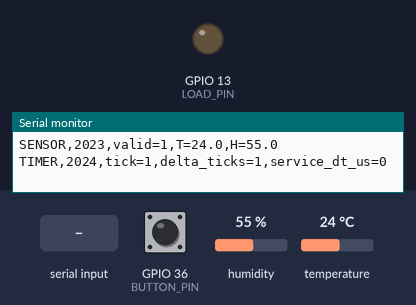
Bench run of a sketch on a simulated ESP32. Parts: output pins drawn as LEDs (lit = HIGH), the last lines printed to the serial monitor. The test bench sets the inputs (shaded band); at power-on: GPIO 36 (BUTTON_PIN) HIGH, humidity 55 %, temperature 24 °C.

Above: at 2.8 s.
2.9 s: "ON\n" received over Serial
At 4.0 s:
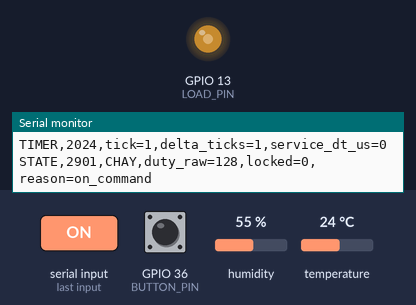
4.4 s: "OFF\n" received over Serial
At 5.1 s:
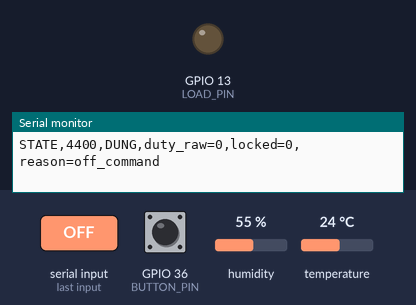
Timing chart, 0 to 7.4 s (numbered marks = the images above; inputs shaded):
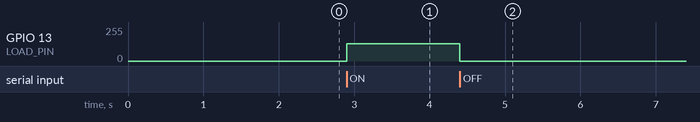

The sketch:

control.ino
```cpp
#include <Arduino.h>
#include <DHT.h>
#include <esp_arduino_version.h>

#if ESP_ARDUINO_VERSION_MAJOR < 3
#error "TH03 requires Arduino-ESP32 3.x (timerBegin/ledcAttach APIs)."
#endif

// Farm House rev1.0.1, sheet 4/5: ESP32-DEVKITC-32E.
constexpr uint8_t LOAD_PIN = 13;    // ARRAY_LED3 -> U11 -> Q10 -> J11.
constexpr uint8_t DHT_PIN = 14;     // DATA_RH -> R28 -> J1, DHT11.
constexpr uint8_t BUTTON_PIN = 36;  // FUNC_BUT / SENSOR_VP: external pull-up required.
constexpr uint32_t MAX_RUN_MS = 15000;
constexpr uint32_t SENSOR_PERIOD_MS = 2000;
constexpr uint32_t SENSOR_STALE_MS = 3000;
constexpr uint32_t TIMER_PERIOD_US = 2000000;
constexpr uint32_t DEBOUNCE_MS = 25;
constexpr uint32_t PWM_HZ = 1000;
constexpr uint8_t PWM_BITS = 8;

// Assumption: HIGH at U11 VIN turns Q10 ON. Verify U11 polarity with load
// disconnected before applying VDC. Software cannot guarantee reset-time OFF.
enum class State : uint8_t { STOPPED, RUNNING, FAULT };
State state = State::STOPPED;
DHT dht(DHT_PIN, DHT11);
hw_timer_t *hardwareTimer = nullptr;
volatile uint32_t buttonEdges = 0;
volatile uint32_t timerTicks = 0;

bool pwmReady = false, hardwareReady = false, sensorValid = false;
bool restartLocked = false, debounceEnabled = true;
bool requestStart = false, requestStop = false, requestReset = false;
const char *pendingFault = nullptr;
uint32_t startedAt = 0, lastSensorAt = 0, lastValidAt = 0;
uint8_t dutyPercent = 50, outputDuty = 0;
float temperature = NAN, humidity = NAN;

// ISR bodies only increment counters. No Serial, delay, DHT or PWM here.
void ARDUINO_ISR_ATTR onButton() { ++buttonEdges; }
void ARDUINO_ISR_ATTR onTimer() { ++timerTicks; }

const char *stateName() {
  switch (state) {
    case State::RUNNING: return "CHAY";
    case State::FAULT: return "LOI";
    default: return "DUNG";
  }
}

void switchOff() {
  if (pwmReady && !ledcWrite(LOAD_PIN, 0)) {
    ledcDetach(LOAD_PIN);
    pwmReady = false;
    hardwareReady = false;
    restartLocked = true;
  }
  if (!pwmReady) {
    digitalWrite(LOAD_PIN, LOW);
    pinMode(LOAD_PIN, OUTPUT);
  }
  outputDuty = 0;
}

void reportState(const char *reason) {
  Serial.printf("STATE,%lu,%s,duty_raw=%u,locked=%u,reason=%s\n",
                millis(), stateName(), outputDuty, restartLocked, reason);
}

void stopLoad(const char *reason, bool lockRestart) {
  switchOff();
  if (lockRestart) restartLocked = true;
  state = State::STOPPED;
  reportState(reason);
}

bool sensorUsable(uint32_t now) {
  return sensorValid && uint32_t(now - lastValidAt) <= SENSOR_STALE_MS;
}

// Highest priority: fault -> timeout -> OFF -> RESET -> ON.
// Requests are consumed once; ON while running never extends the deadline.
void updateState() {
  const uint32_t now = millis();
  const bool start = requestStart, stop = requestStop, reset = requestReset;
  const char *fault = pendingFault;
  requestStart = requestStop = requestReset = false;
  pendingFault = nullptr;
  if (!fault && state == State::RUNNING && !sensorUsable(now)) {
    fault = "sensor_invalid_or_stale";
  }
  if (fault) {
    switchOff();                 // Cut power command before printing anything.
    restartLocked = true;
    state = State::FAULT;
    reportState(fault);
    stopLoad("fault_to_stop", true);
    return;
  }
  if (state == State::RUNNING && uint32_t(now - startedAt) >= MAX_RUN_MS) {
    stopLoad("timeout", true);
    return;
  }
  if (stop) {
    stopLoad("off_command", false);
    return;
  }
  if (reset) {
    if (state == State::STOPPED && hardwareReady && sensorUsable(now)) {
      restartLocked = false;
      reportState("reset_ok_send_new_ON");
    } else {
      reportState("reset_rejected");
    }
    return;                      // RESET + ON in one batch cannot start a load.
  }
  if (start && state == State::STOPPED) {
    if (restartLocked || !hardwareReady || !sensorUsable(now)) {
      reportState("start_rejected");
      return;
    }
    const uint8_t raw = (uint16_t(dutyPercent) * 255 + 50) / 100;
    if (!ledcWrite(LOAD_PIN, raw)) {
      pendingFault = "pwm_write_failed";
      switchOff();
      return;
    }
    outputDuty = raw;
    startedAt = millis();
    state = State::RUNNING;
    reportState("on_command");
  }
}

void sampleSensor() {
  const uint32_t now = millis();
  if (uint32_t(now - lastSensorAt) < SENSOR_PERIOD_MS) return;
  lastSensorAt = now;
  // The DHT library has a short blocking transaction; this is not hard real-time.
  humidity = dht.readHumidity();
  temperature = dht.readTemperature();
  sensorValid = isfinite(temperature) && isfinite(humidity) &&
                humidity >= 0 && humidity <= 100;
  if (sensorValid) lastValidAt = millis();
  else if (state == State::RUNNING) pendingFault = "dht_read_failed";
  updateState();                 // Act on a failed read before logging values.
  if (sensorValid) {
    Serial.printf("SENSOR,%lu,valid=1,T=%.1f,H=%.1f\n",
                  millis(), temperature, humidity);
  } else {
    Serial.printf("SENSOR,%lu,valid=0,T=null,H=null\n", millis());
  }
}

uint32_t buttonBase = 0, previousEdges = 0, acceptedPresses = 0;
uint32_t buttonChangedAt = 0;
bool rawButton = HIGH, stableButton = HIGH, edgePending = false;

void serviceButton() {
  const uint32_t now = millis();
  const uint32_t edges = buttonEdges; // Aligned 32-bit snapshot, single ISR writer.
  const uint32_t delta = edges - previousEdges;
  previousEdges = edges;
  const bool level = digitalRead(BUTTON_PIN);
  if (level != rawButton) {
    rawButton = level;
    buttonChangedAt = now;
  }
  if (delta) edgePending = true;
  bool changed = delta != 0;
  if (!debounceEnabled) {
    acceptedPresses += delta;
    stableButton = rawButton;
    edgePending = false;
  } else if (uint32_t(now - buttonChangedAt) >= DEBOUNCE_MS &&
             stableButton != rawButton) {
    stableButton = rawButton;
    if (stableButton == LOW && edgePending) {
      ++acceptedPresses;
      changed = true;
    }
    edgePending = false;
  }
  if (changed) {
    Serial.printf("BUTTON,%lu,raw=%lu,accepted=%lu,debounce=%u\n",
                  now, (unsigned long)(edges - buttonBase),
                  (unsigned long)acceptedPresses, debounceEnabled);
  }
}

uint32_t previousTicks = 0, previousServiceUs = 0;
bool timerSeen = false;
void serviceTimer() {
  const uint32_t ticks = timerTicks;
  const uint32_t delta = ticks - previousTicks;
  if (!delta) return;
  const uint32_t nowUs = micros();
  // This measures delivery to loop(), including its latency, NOT ISR jitter.
  Serial.printf("TIMER,%lu,tick=%lu,delta_ticks=%lu,service_dt_us=%lu\n",
                millis(), (unsigned long)ticks, (unsigned long)delta,
                (unsigned long)(timerSeen ? nowUs - previousServiceUs : 0));
  previousServiceUs = nowUs;
  previousTicks = ticks;
  timerSeen = true;
}

void status() {
  reportState("status");
  Serial.printf("CONFIG,load_gpio=13,dht_gpio=14,button_gpio=36,"
                "max_run_ms=%lu,pwm_hz=%lu,duty_pct=%u,timer_us=%lu\n",
                (unsigned long)MAX_RUN_MS, (unsigned long)PWM_HZ,
                dutyPercent, (unsigned long)TIMER_PERIOD_US);
  Serial.printf("COUNTS,raw=%lu,accepted=%lu,debounce=%u\n",
                (unsigned long)(buttonEdges - buttonBase),
                (unsigned long)acceptedPresses, debounceEnabled);
}

void parseCommand(const char *line) {
  if (!strcmp(line, "ON")) requestStart = true;
  else if (!strcmp(line, "OFF")) requestStop = true;
  else if (!strcmp(line, "RESET")) requestReset = true;
  else if (!strcmp(line, "STATUS")) status();
  else if (!strcmp(line, "DUTY 25") || !strcmp(line, "DUTY 50") ||
           !strcmp(line, "DUTY 90")) {
    if (state == State::RUNNING || requestStart) {
      pendingFault = "change_duty_requires_stop";
    } else {
      dutyPercent = uint8_t(atoi(line + 5));
      Serial.printf("DUTY,%u\n", dutyPercent);
    }
  } else if (!strcmp(line, "DEBOUNCE ON") || !strcmp(line, "DEBOUNCE OFF")) {
    if (state != State::STOPPED || requestStart) {
      pendingFault = "debounce_change_requires_stop";
    } else {
      debounceEnabled = !strcmp(line, "DEBOUNCE ON");
      Serial.printf("DEBOUNCE,%u,use_CLEAR_before_10_presses\n", debounceEnabled);
    }
  } else if (!strcmp(line, "CLEAR")) {
    if (state != State::STOPPED || digitalRead(BUTTON_PIN) != HIGH || requestStart) {
      pendingFault = "clear_requires_stop_and_released_button";
    } else {
      buttonBase = previousEdges = buttonEdges;
      acceptedPresses = 0;
      edgePending = false;
      rawButton = stableButton = HIGH;
      buttonChangedAt = millis();
      Serial.println("COUNTS_CLEARED");
    }
  } else {
    pendingFault = "bad_command";
  }
}

char commandBuffer[48];
size_t commandLength = 0;
bool discardLine = false;
void readCommands() {
  // Bounded work: a continuous stream cannot starve updateState().
  for (uint8_t budget = 0; budget < 64 && Serial.available(); ++budget) {
    const char c = char(Serial.read());
    if (c == '\n') {
      if (!discardLine) {
        if (commandLength && commandBuffer[commandLength - 1] == '\r') --commandLength;
        commandBuffer[commandLength] = '\0';
        if (commandLength) parseCommand(commandBuffer);
      }
      commandLength = 0;
      discardLine = false;
    } else if (!discardLine) {
      if (commandLength >= sizeof(commandBuffer) - 1 || c == '\0') {
        pendingFault = "command_overflow_or_nul";
        discardLine = true;
        commandLength = 0;
      } else {
        commandBuffer[commandLength++] = c;
      }
    }
  }
}

void setup() {
  digitalWrite(LOAD_PIN, LOW);
  pinMode(LOAD_PIN, OUTPUT);
  Serial.begin(115200);
  pwmReady = ledcAttach(LOAD_PIN, PWM_HZ, PWM_BITS);
  switchOff();
  pinMode(BUTTON_PIN, INPUT);     // GPIO36 has NO internal pull-up.
  rawButton = stableButton = digitalRead(BUTTON_PIN);
  buttonChangedAt = millis();
  attachInterrupt(digitalPinToInterrupt(BUTTON_PIN), onButton, FALLING);
  dht.begin();
  hardwareTimer = timerBegin(1000000); // 1 MHz counter: one tick = one microsecond.
  if (hardwareTimer) {
    timerAttachInterrupt(hardwareTimer, onTimer);
    timerAlarm(hardwareTimer, TIMER_PERIOD_US, true, 0);
  }
  hardwareReady = pwmReady && hardwareTimer != nullptr;
  if (!hardwareReady) pendingFault = "pwm_or_timer_init_failed";
  lastSensorAt = millis();       // Allow DHT to settle for two seconds.
  reportState("boot");
  Serial.println("COMMANDS: ON | OFF | RESET | STATUS | DUTY 25/50/90 | DEBOUNCE ON/OFF | CLEAR");
  updateState();
}

void loop() {
  // Check the deadline both before serial work and after the sensor transaction.
  updateState();
  readCommands();
  updateState();
  serviceButton();
  sampleSensor();
  updateState();
  serviceTimer();
}
```

Measured:
- after the input at 2.9 s, GPIO 13 (LOAD_PIN): 0/255 → 128/255 at once
- after the input at 4.4 s, GPIO 13 (LOAD_PIN): 128/255 → 0/255 at once
